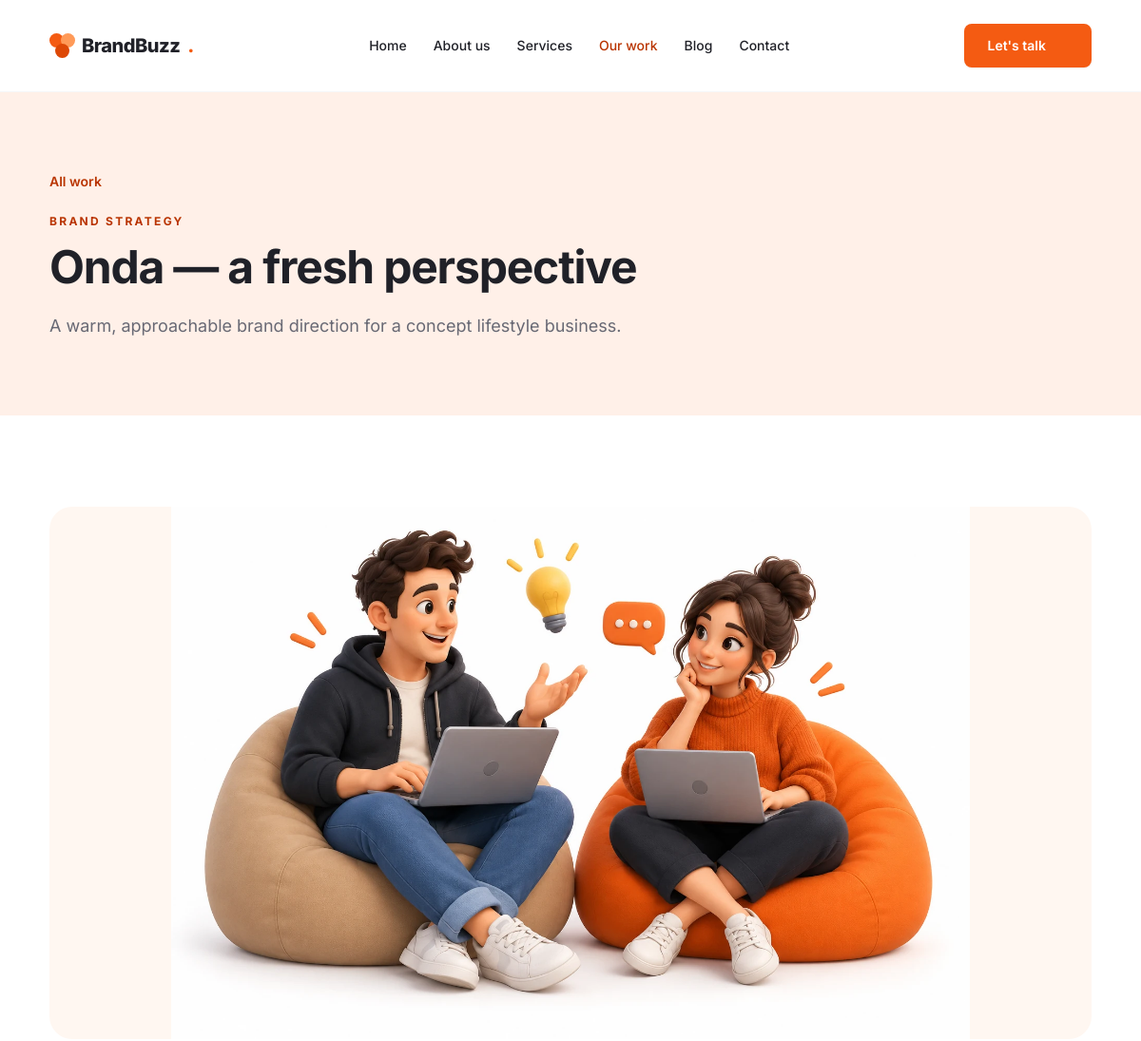
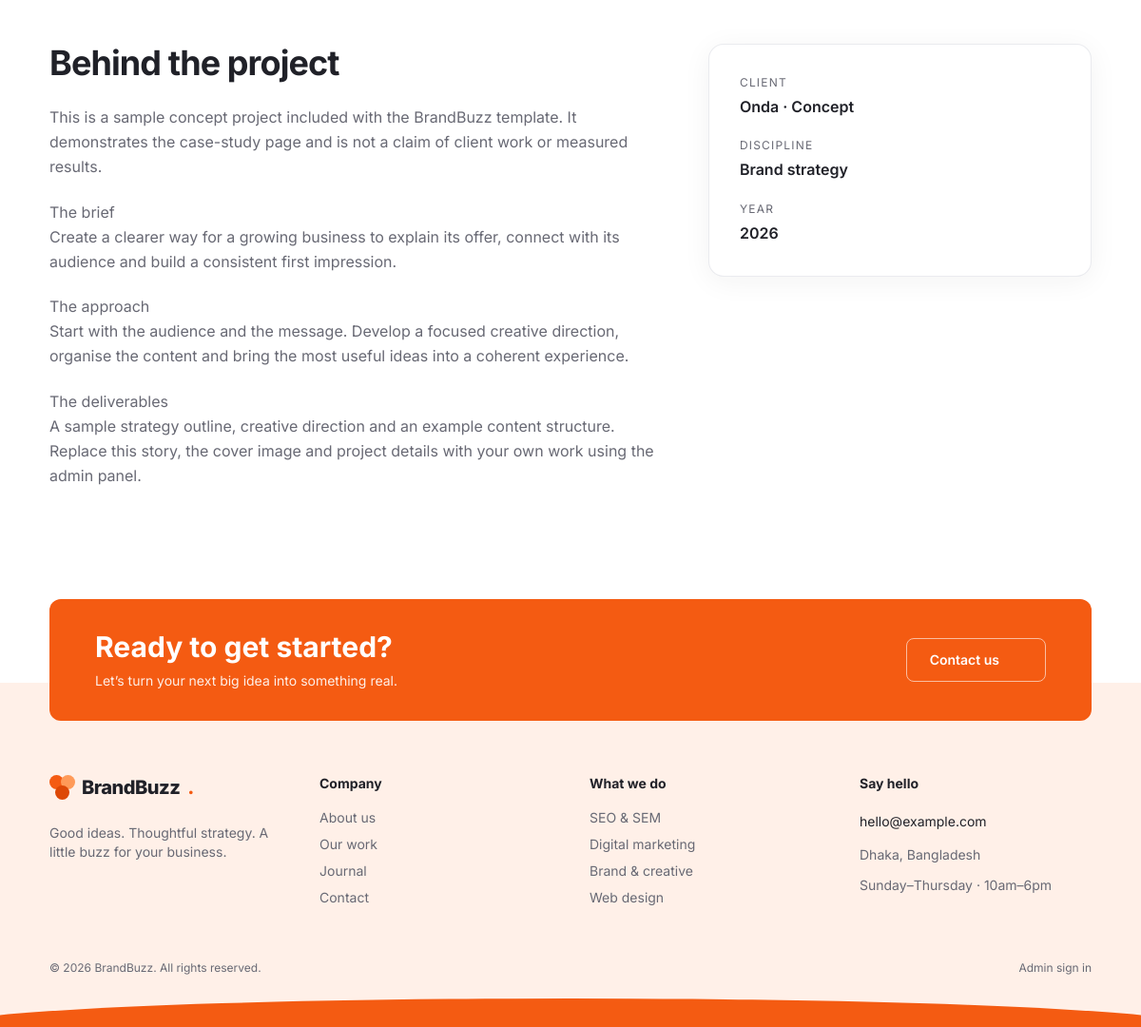
/portfolio?slug=onda-brand-concept, run on the app's committed database (2 pictures, top to bottom).
### tables this page shows
CREATE TABLE IF NOT EXISTS projects (
 id BIGINT UNSIGNED AUTO_INCREMENT PRIMARY KEY,
 title VARCHAR(140) NOT NULL,
 slug VARCHAR(160) NOT NULL UNIQUE,
 excerpt VARCHAR(300) NOT NULL,
 content MEDIUMTEXT NOT NULL,
 category VARCHAR(60) NOT NULL,
 client VARCHAR(100) NOT NULL,
 project_year SMALLINT UNSIGNED NOT NULL,
 image VARCHAR(255) DEFAULT NULL,
 website_url VARCHAR(500) NOT NULL DEFAULT '',
 status ENUM('draft','published') NOT NULL DEFAULT 'draft',
 sort_order INT UNSIGNED NOT NULL DEFAULT 0,
 created_at TIMESTAMP NOT NULL DEFAULT CURRENT_TIMESTAMP,
 updated_at TIMESTAMP NOT NULL DEFAULT CURRENT_TIMESTAMP ON UPDATE CURRENT_TIMESTAMP,
 INDEX idx_projects_status_sort (status,sort_order),
 INDEX idx_projects_category (category)
);

CREATE TABLE IF NOT EXISTS services (
 id BIGINT UNSIGNED AUTO_INCREMENT PRIMARY KEY,
 title VARCHAR(140) NOT NULL,
 slug VARCHAR(160) NOT NULL UNIQUE,
 excerpt VARCHAR(300) NOT NULL,
 content MEDIUMTEXT NOT NULL,
 icon VARCHAR(30) NOT NULL DEFAULT 'sparkles',
 accent VARCHAR(20) NOT NULL DEFAULT 'orange',
 status ENUM('draft','published') NOT NULL DEFAULT 'draft',
 sort_order INT UNSIGNED NOT NULL DEFAULT 0,
 created_at TIMESTAMP NOT NULL DEFAULT CURRENT_TIMESTAMP,
 updated_at TIMESTAMP NOT NULL DEFAULT CURRENT_TIMESTAMP ON UPDATE CURRENT_TIMESTAMP,
 INDEX idx_services_status_sort (status,sort_order)
);

### app/config/constants.php (called while the page is built, shortened)
<?php
function env(string $key, string $default = ''): string { $value = getenv($key); return $value === false ? $default : $value; }

### app/config/database.php (called while the page is built, shortened)
<?php
final class Database {
    private static ?PDO $connection = null;
    public static function connection(): PDO {
        if (self::$connection !== null) return self::$connection;
        $database = env('DB_DATABASE', 'brandbuzz_agency');
        $host = env('DB_HOST', '127.0.0.1');
        $port = (int) env('DB_PORT', '3306');
        self::$connection = new PDO("mysql:host={$host};port={$port};dbname={$database};charset=utf8mb4", env('DB_USERNAME', 'root'), env('DB_PASSWORD'), [
            PDO::ATTR_ERRMODE => PDO::ERRMODE_EXCEPTION,
            PDO::ATTR_DEFAULT_FETCH_MODE => PDO::FETCH_ASSOC,
            PDO::ATTR_EMULATE_PREPARES => false,
        ]);
        return self::$connection;
    }
}

### app/models/Model.php (called while the page is built, shortened)
<?php
abstract class Model {
    protected static string $table;
    public static function db(): PDO { return Database::connection(); }
    public static function published(): array { return static::db()->query('SELECT * FROM ' . static::$table . " WHERE status = 'published' ORDER BY sort_order ASC, id DESC")->fetchAll(); }
    public static function bySlug(string $slug): ?array { $stmt = static::db()->prepare('SELECT * FROM ' . static::$table . " WHERE slug = ? AND status = 'published'"); $stmt->execute([$slug]); return $stmt->fetch() ?: null; }
}

### app/bootstrap.php (called while the page is built, shortened)
<?php
require_once __DIR__ . '/config/constants.php';
require_once __DIR__ . '/config/database.php';
spl_autoload_register(function(string $class): void {
    foreach (['models','controllers'] as $directory) { $path = __DIR__ . '/' . $directory . '/' . $class . '.php'; if (is_file($path)) { require_once $path; return; } }
});
require_once __DIR__ . '/helpers/functions.php';

### app/models/Setting.php (called while the page is built, shortened)
<?php
final class Setting {
    private static ?array $cache = null;
    public static function all(): array { if (self::$cache === null) self::$cache = Database::connection()->query('SELECT setting_key, setting_value FROM settings')->fetchAll(PDO::FETCH_KEY_PAIR); return self::$cache; }
    public static function get(string $key, string $default = ''): string { return (string)(self::all()[$key] ?? $default); }
}

### resources/views/portfolio/details.php (the view)
<section class="page-intro"><div class="container-page"><a href="<?= e(page_url('portfolio')) ?>" class="link-arrow mb-6">All work</a><p class="eyebrow"><?= e($project['category']) ?></p><h1><?= e($project['title']) ?></h1><p class="mt-6 max-w-2xl text-muted text-lg"><?= e($project['excerpt']) ?></p></div></section><section class="container-page section-space"><img class="w-full max-h-[560px] object-contain rounded-3xl bg-brand-50 mb-12" src="<?= e(media($project['image'])) ?>" width="1200" height="800" alt="<?= e($project['title']) ?>"><div class="grid md:grid-cols-[1.6fr_1fr] gap-12"><article><h2 class="section-title mb-6">Behind the project</h2><div class="prose-copy"><?= paragraphs($project['content']) ?></div></article><aside class="card p-8 self-start"><dl class="space-y-5"><div><dt class="text-xs uppercase tracking-widest text-muted">Client</dt><dd class="font-semibold mt-1"><?= e($project['client']) ?></dd></div><div><dt class="text-xs uppercase tracking-widest text-muted">Discipline</dt><dd class="font-semibold mt-1"><?= e($project['category']) ?></dd></div><div><dt class="text-xs uppercase tracking-widest text-muted">Year</dt><dd class="font-semibold mt-1"><?= e($project['project_year']) ?></dd></div></dl><?php if($project['website_url'] && safe_external($project['website_url'])): ?><a class="btn btn-outline mt-7" href="<?= e($project['website_url']) ?>" target="_blank" rel="noopener noreferrer">Visit website <?= icon('arrow','w-4 h-4') ?></a><?php endif ?></aside></div></section>

### resources/views/layouts/footer.php (shortened to what this page needs)
<?php if(($active ?? '') !== 'contact') view('home/cta'); ?>
<footer class="bg-peach pt-24 overflow-hidden">
  <div class="container-page grid sm:grid-cols-2 lg:grid-cols-4 gap-10 pb-14">
    <div><a class="brand" href="<?= e(page_url()) ?>"><span class="brand-mark" aria-hidden="true"><i></i><i></i><i></i></span><?= e(setting('site_name','BrandBuzz')) ?><span>.</span></a><p class="mt-4 text-sm text-muted max-w-xs"><?= e(setting('footer_text','Good ideas. Thoughtful strategy. A little buzz for your business.')) ?></p></div>
    <div><h3 class="text-sm font-bold mb-4">Company</h3><ul class="space-y-2 text-sm text-muted"><?php foreach(['about'=>'About us','portfolio'=>'Our work','blog'=>'Journal','contact'=>'Contact'] as $key=>$label): ?><li><a class="hover:text-brand-600" href="<?= e(page_url($key)) ?>"><?= e($label) ?></a></li><?php endforeach ?></ul></div>
    <div><h3 class="text-sm font-bold mb-4">What we do</h3><ul class="space-y-2 text-sm text-muted"><?php foreach(array_slice(Service::published(),0,4) as $item): ?><li><a class="hover:text-brand-600" href="<?= e(page_url('services',['slug'=>$item['slug']])) ?>"><?= e($item['title']) ?></a></li><?php endforeach ?></ul></div>
    <div><h3 class="text-sm font-bold mb-4">Say hello</h3><a class="text-sm break-words hover:text-brand-600" href="mailto:<?= e(setting('contact_email','hello@example.com')) ?>"><?= e(setting('contact_email','hello@example.com')) ?></a><p class="text-sm text-muted mt-3"><?= e(setting('contact_address','Dhaka, Bangladesh')) ?></p><p class="text-sm text-muted mt-3"><?= e(setting('office_hours','Sunday–Thursday · 10am–6pm')) ?></p></div>
  </div>
  <div class="container-page flex flex-wrap justify-between gap-4 pb-6 text-xs text-muted"><p>© <?= date('Y') ?> <?= e(setting('site_name','BrandBuzz')) ?>. All rights reserved.</p><a href="<?= e(url('admin/login.php')) ?>" class="hover:text-brand-600">Admin sign in</a></div>
  <div class="footer-wave" aria-hidden="true"></div>
</footer>
</body></html>

### data on the page
projects: category "BRAND STRATEGY", title "Onda — a fresh perspective", excerpt "A warm, approachable brand direction for a concept lifestyle business.", image (picture), content "This is a sample concept project included with the BrandBuzz template. It demonstrates the case-study page and is not a claim of client work or measured results. The brief Create a clearer way for a growing business to explain its offer, connect with its audience and build a consistent first impression. The approach Start with the audience and the message. Develop a focused creative direction, organise the content and bring the most useful ideas into a coherent experience. The deliverables A sample strategy outline, creative direction and an example content structure. Replace this story, the cover image and project details with your own work using the admin panel.", client "Onda · Concept", category "Brand strategy", project_year "2026"
services: title "SEO & SEM"
services: title "Digital marketing"
services: title "Brand & creative"
services: title "Web design"

### other printed values
setting('site_name','BrandBuzz') "BrandBuzz"
$label "Home"
$label "About us"
$label "Services"
$label "Our work"
$label "Blog"
$label "Contact"
setting('cta_title','Ready to get started?') "Ready to get started?"
$label "Journal"
setting('contact_email','hello@example.com') "hello@example.com"
setting('contact_address','Dhaka, Bangladesh') "Dhaka, Bangladesh"
setting('office_hours','Sunday–Thursday · 10am–6pm') "Sunday–Thursday · 10am–6pm"
